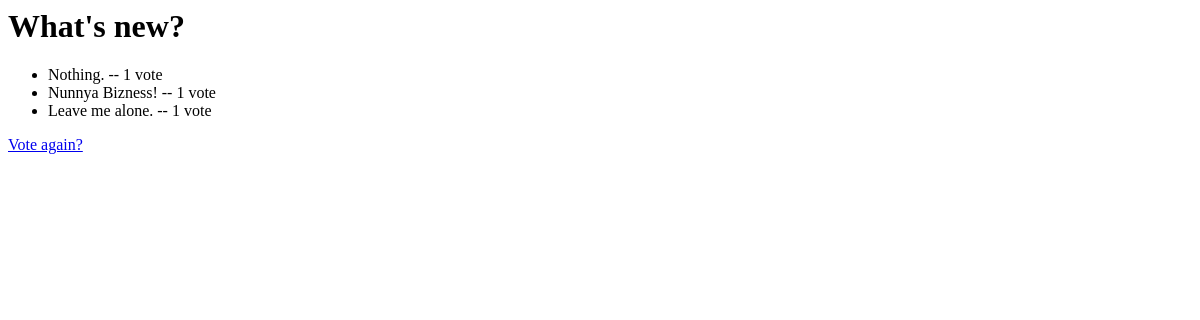
/polls/1/results/, run on an earlier commit of the app's database.
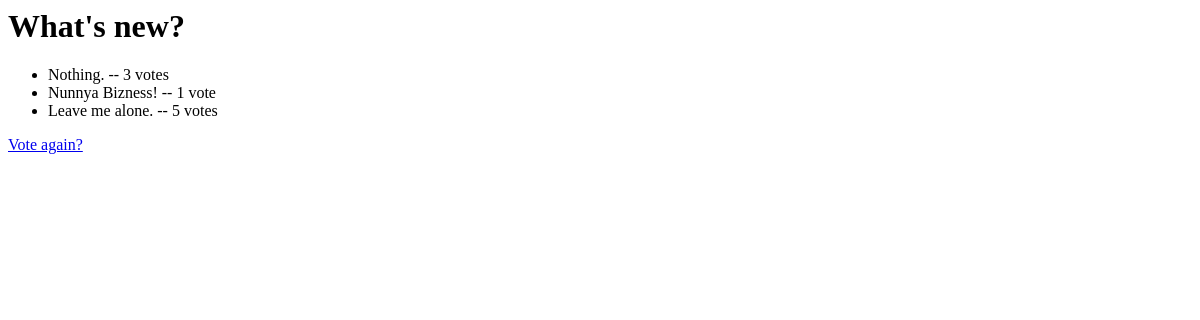
And on a later commit of the database.
### polls/models.py (models this page shows, shortened)
class Poll(models.Model):
    question = models.CharField(max_length=200)
    pub_date = models.DateTimeField('date published')
    def was_published_recently(self):
        return self.pub_date >= timezone.now() - datetime.timedelta(days=1)
    was_published_recently.admin_order_field = 'pub_date'

class Choice(models.Model):
    poll = models.ForeignKey(Poll)
    choice_text = models.CharField(max_length=200)
    votes = models.IntegerField()

### polls/views.py (the view)
# urls.py: url(r'^(?P<poll_id>\d+)/results/$', views.results, name='results'),
def results(request, poll_id):
    poll = get_object_or_404(Poll, pk=poll_id)
    return render(request, 'polls/results.html', {'poll':poll})

### polls/templates/polls/results.html
<h1>{{ poll.question }}</h1>
<ul>
    {% for choice in poll.choice_set.all %}
        <li>{{ choice.choice_text }} -- {{ choice.votes }} vote{{ choice.votes|pluralize }}</li>
    {% endfor %}
</ul>
<a href="{% url 'polls:detail' poll.id %}">Vote again?</a>

What changed in the data, as far as the page shows it:
changed Choice "Nothing.": votes "1" → "3"
changed Choice "Leave me alone.": votes "1" → "5"
